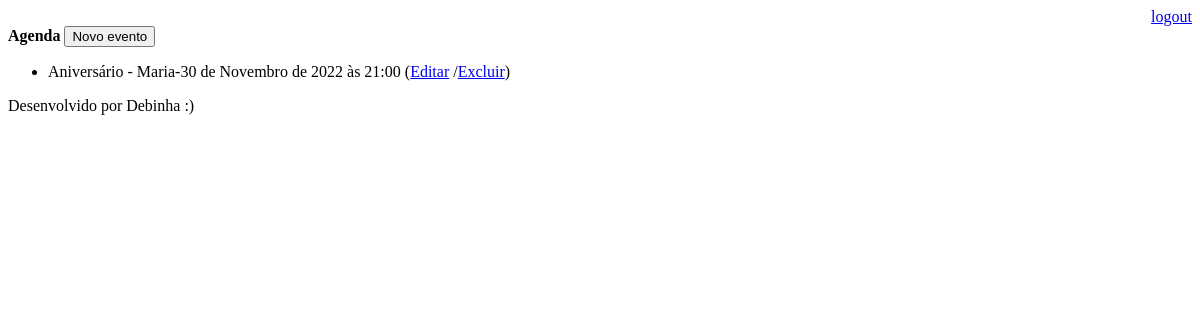
/agenda/ (signed in), run on an earlier commit of the app's database.
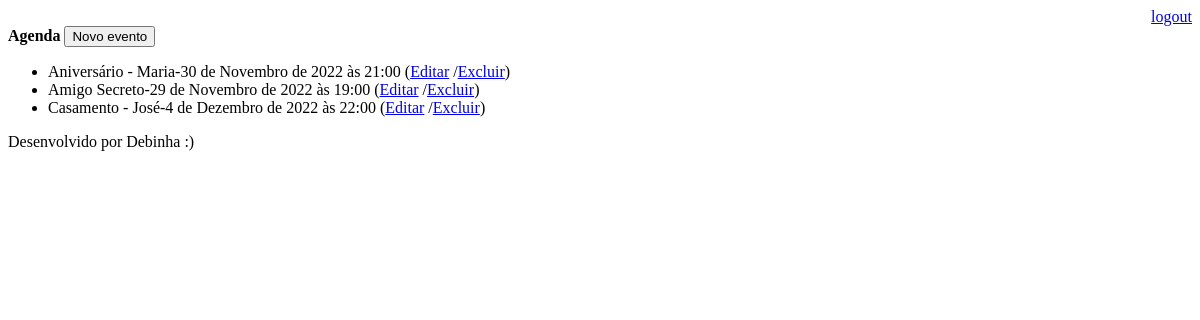
And on a later commit of the database.
### app/models.py (models this page shows, shortened)
class Evento (models.Model):
    titulo = models.CharField(max_length=100)
    descricao = models.TextField(blank=True, null=True)
    data_evento = models.DateTimeField(verbose_name = 'Data do Evento')
    data_criacao = models.DateTimeField(auto_now=True)
    usuario = models.ForeignKey(User, on_delete = models.CASCADE)
    local = models.TextField(blank=True, null=True)
    class Meta:
        db_table = 'evento'

### app/views.py (the view)
# urls.py: path('agenda/', views.lista_eventos),
@login_required(login_url='/login/')
def lista_eventos(request):
    usuario = request.user
    data_atual = datetime.now()
    evento = Evento.objects.filter(usuario=usuario,
                                   data_evento__gt=data_atual)
    response = {'eventos': evento}
    return render(request, 'agenda.html', response)

### templates/agenda.html
{% extends "model-page.html" %}
{% block content %}
    <a href="evento/">
        <button type="button">Novo evento</button>
    </a>
    <ul>
        {% for evento in eventos %}
            <li>{{evento.titulo}}-{{evento.data_evento}}
                (<a href="evento/?id={{evento.id}}">Editar</a>
                /<a href = "evento/delete/{{evento.id}}">Excluir</a>)
            </li>
        {% endfor %}
    </ul>
{% endblock %}

What changed in the data, as far as the page shows it:
added Evento: titulo "Amigo Secreto", data_evento "29 de Novembro de 2022 às 19:00"
added Evento: titulo "Casamento - José", data_evento "4 de Dezembro de 2022 às 22:00"
